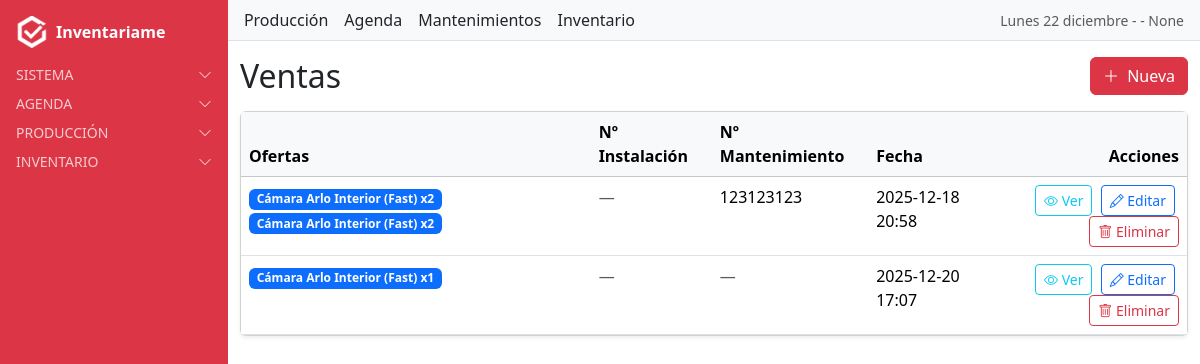
The page /sales/ventas/ (signed in) on the database its author committed.
### users/models.py (models this page shows, shortened)
class PerfilUsuario(models.Model):
    TIPOS_USUARIO = [
        ("grupo", "Grupo"),
        ("individual", "Individual"),
    ]
    usuario = models.OneToOneField(User, on_delete=models.CASCADE, related_name="perfil")
    tipo_usuario = models.CharField(max_length=10, choices=TIPOS_USUARIO, default="individual")
    matricula = models.CharField(
        max_length=50,
        unique=True,              # ✅ ahora no se puede repetir
        blank=True,
        null=True,
        help_text="Identificador único de matrícula"
    )
    nombre_grupo = models.CharField(max_length=100, blank=True, null=True)
    grupo_django = models.ForeignKey(Group, on_delete=models.SET_NULL, blank=True, null=True)
    creado = models.DateTimeField(auto_now_add=True)
    actualizado = models.DateTimeField(auto_now=True)

### sales/models.py (models this page shows, shortened)
class VentaOferta(models.Model):
    venta = models.ForeignKey(Venta, on_delete=models.CASCADE, related_name="venta_ofertas")
    oferta = models.ForeignKey(Oferta, on_delete=models.CASCADE)
    cantidad = models.PositiveIntegerField(default=1)
    class Meta:
        unique_together = ("venta", "oferta")  # ✅ evita duplicados de la misma oferta en una venta

class Venta(models.Model):
    usuario = models.ForeignKey(settings.AUTH_USER_MODEL, on_delete=models.CASCADE)
    fecha = models.DateTimeField(auto_now_add=True)
    ofertas = models.ManyToManyField(Oferta, through="VentaOferta", related_name="ventas")
    mantenimiento_numero = models.IntegerField(null=True, blank=True, help_text="Número de mantenimiento asociado (opcional)")
    instalacion_numero = models.IntegerField(null=True, blank=True, help_text="Número de instalacion asociado (opcional)")
    ppa = models.BooleanField(default=False, help_text="Marcar si la venta ha convertido PPA")

### oferta/models.py (models this page shows, shortened)
class Oferta(models.Model):
    nombre = models.CharField(max_length=150)
    referencia = models.ForeignKey(
        Referencia,
        on_delete=models.CASCADE,
        related_name="ofertas",
        default=1
    )
    valor = models.IntegerField(
        choices=[(3, "0 + 3"), (4, "0 + 4"), (5, "0 + 5"), (7, "0 + 7"), (10, "0 + 10")],
        help_text="Selecciona uno de los valores permitidos"
    )
    class Meta:
        verbose_name = "Oferta"
        verbose_name_plural = "Ofertas"
        ordering = ["nombre"]

### referencias/models.py (models this page shows, shortened)
class Referencia(models.Model):
    nombre = models.CharField(max_length=150)
    tipo = models.ForeignKey(Tipo, on_delete=models.CASCADE, related_name="referencias")
    class Meta:
        verbose_name = "Referencia"
        verbose_name_plural = "Referencias"
        ordering = ["nombre"]

class Tipo(models.Model):
    nombre = models.CharField(max_length=50)
    class Meta:
        verbose_name = "Tipo"
        verbose_name_plural = "Tipos"

### sales/views.py (the view)
# urls.py: path('ventas/', VentaListView.as_view(), name='venta_list'),
class VentaListView(GroupVisibilityMixin, ListView):
    model = Venta
    template_name = "sales/ventas_list.html"

### inventariame/context_processors.py (called while the page is built)
def fecha_hoy(request):
    hoy = formats.date_format(datetime.now(), "l d F", use_l10n=True)
    return {"fecha_hoy": hoy.capitalize()}

def mes_y_anio(request):
    fecha = formats.date_format(datetime.now(), "F Y", use_l10n=True)
    return {"mes_y_anio": fecha.capitalize()}

### users/context_processors.py (called while the page is built)
def alertas_processor(request):
    if not request.user.is_authenticated:
        return {}
    ahora = timezone.now()
    proximas_con_recordatorio = Cita.objects.filter(
        usuario=request.user, recordatorio=True,
        fecha__gte=ahora, fecha__lte=ahora + timedelta(days=1)
    )
    if proximas_con_recordatorio.exists():
        return {"alertas": f"Tienes {proximas_con_recordatorio.count()} cita(s) con recordatorio en 24h"}
    return {}

### users/mixins.py (called while the page is built)
    def get_queryset(self):
        qs = super().get_queryset()
        perfil = getattr(self.request.user, "perfil", None)
        if not perfil:
            return qs.none()
        if perfil.tipo_usuario == "grupo" and perfil.grupo_django:
            return qs.filter(**{f"{self.owner_field_name}__groups": perfil.grupo_django})
        return qs.filter(**{self.owner_field_name: self.request.user})

### templates/sales/ventas_list.html
{% extends "base.html" %}
{% block content_authenticated %}
<div class="d-flex align-items-center justify-content-between mb-3">
  <h2 class="mb-0">Ventas</h2>
  <a class="btn btn-danger" href="{% url 'venta_create' %}">
    <i class="bi bi-plus-lg me-1"></i> Nueva
  </a>
</div>
<div class="card shadow-sm">
  <div class="card-body p-0">
    <table class="table table-hover mb-0">
      <thead class="table-light">
        <tr>
          <th>Ofertas</th>
          <th>Nº Instalación</th>
          <th>Nº Mantenimiento</th>
          <th>Fecha</th>
          <th class="text-end">Acciones</th>
        </tr>
      </thead>
      <tbody>
        {% for obj in object_list %}
        <tr>
          <td>
            {% for vo in obj.venta_ofertas.all %}
              <span class="badge bg-primary me-1">
                {{ vo.oferta.nombre }} ({{ vo.oferta.referencia.tipo.nombre }}) x{{ vo.cantidad }}
              </span>
            {% empty %}
              <span class="text-muted">Sin ofertas</span>
            {% endfor %}
          </td>
          <td>
            {% if obj.instalacion_numero %}
              {{ obj.instalacion_numero }}
            {% else %}
              <span class="text-muted">—</span>
            {% endif %}
          </td>
          <td>
            {% if obj.mantenimiento_numero %}
              {{ obj.mantenimiento_numero }}
            {% else %}
              <span class="text-muted">—</span>
            {% endif %}
          </td>
          <td>{{ obj.fecha|date:"Y-m-d H:i" }}</td>
          <td class="text-end">
            <a href="{% url 'venta_detail' obj.pk %}" class="btn btn-sm btn-outline-info me-1">
              <i class="bi bi-eye"></i> Ver
            </a>
            <a href="{% url 'venta_update' obj.pk %}" class="btn btn-sm btn-outline-primary me-1">
              <i class="bi bi-pencil"></i> Editar
            </a>
            <a href="{% url 'venta_delete' obj.pk %}" class="btn btn-sm btn-outline-danger">
              <i class="bi bi-trash"></i> Eliminar
            </a>
          </td>
        </tr>
        {% empty %}
        <tr>
          <td colspan="5" class="text-center text-muted py-3">No hay ventas registradas</td>
        </tr>
        {% endfor %}
      </tbody>
    </table>
  </div>
</div>
{% endblock %}

### templates/includes/navbar_authenticated.html (shortened to what this page needs)
<nav class="navbar bg-light border-bottom px-3 d-flex flex-wrap align-items-center justify-content-between gap-3">
  <div class="d-none d-lg-flex gap-3">
    <a href="{% url 'users:dashboard' %}" class="nav-link text-dark">Producción</a>
    <a href="{% url 'cita_list' %}" class="nav-link text-dark">Agenda</a>
    <a href="{% url 'mantenimiento_list' %}" class="nav-link text-dark">Mantenimientos</a>
    <a href="{% url 'stock_list' %}" class="nav-link text-dark">Inventario</a>
  </div>
  <div class="d-flex align-items-center gap-2">
    <span class="text-muted small"> {{ fecha_hoy }} -  {{ user.first_name }} - {{ user.perfil.matricula }} </span>
  </div>
</nav>

### static/css/dashboard.css (style rules this page uses)
.card-body { background-color: #ffffff; }

### rows shown on the page
Venta: mantenimiento_numero "123123123", fecha "2025-12-18 20:58"
VentaOferta: oferta.nombre "Cámara Arlo Interior", oferta.referencia.tipo.nombre "Fast", cantidad "2"
VentaOferta: oferta.nombre "Cámara Arlo Interior", oferta.referencia.tipo.nombre "Fast", cantidad "2"
Venta: fecha "2025-12-20 17:07"
VentaOferta: oferta.nombre "Cámara Arlo Interior", oferta.referencia.tipo.nombre "Fast", cantidad "1"

### other values the page prints
{{ fecha_hoy }} "Lunes 22 diciembre"
{{ user.perfil.matricula }} "None"
